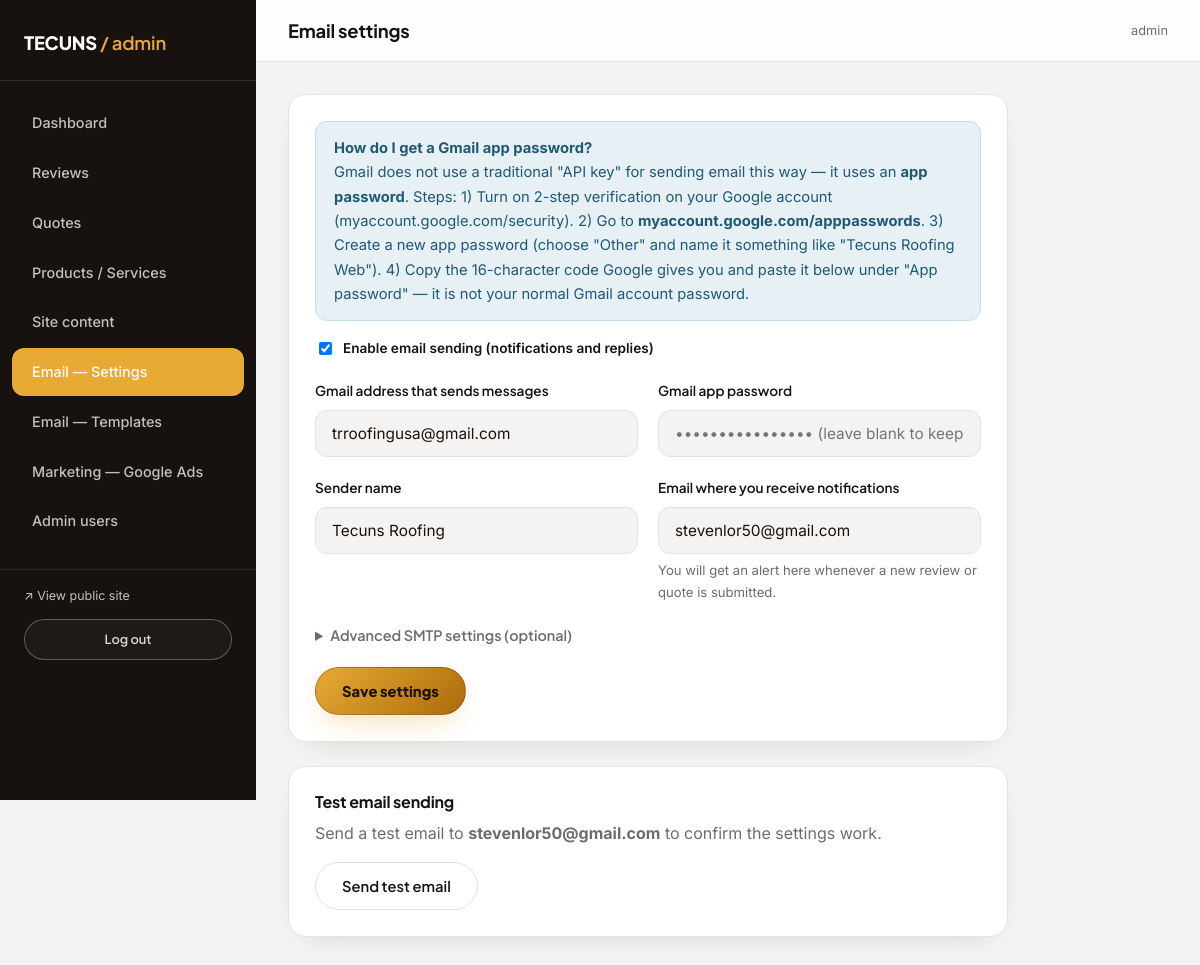
/admin/configuracion/correo (signed in), run on the app's committed database.
### models.py (models this page shows, shortened)
class Admin(UserMixin, db.Model):
    __tablename__ = "admins"
    id = db.Column(db.Integer, primary_key=True)
    username = db.Column(db.String(80), unique=True, nullable=False)
    password_hash = db.Column(db.String(255), nullable=False)
    is_superadmin = db.Column(db.Boolean, default=False)
    created_at = db.Column(db.DateTime, default=datetime.utcnow)

class EmailSettings(db.Model):
    __tablename__ = "email_settings"
    id = db.Column(db.Integer, primary_key=True)
    enabled = db.Column(db.Boolean, default=False)
    smtp_host = db.Column(db.String(120), default="smtp.gmail.com")
    smtp_port = db.Column(db.Integer, default=587)
    smtp_email = db.Column(db.String(150))
    smtp_app_password = db.Column(db.String(255))
    sender_name = db.Column(db.String(150), default="Tecuns Roofing")
    notify_email = db.Column(db.String(150))  # where admin notifications are sent
    updated_at = db.Column(db.DateTime, default=datetime.utcnow, onupdate=datetime.utcnow)

### admin_routes.py (the view, shortened to what this page needs)
@admin_bp.route("/configuracion/correo", methods=["GET", "POST"])
@login_required
def config_correo():
    settings = EmailSettings.query.first()
    if not settings:
        settings = EmailSettings(smtp_host="smtp.gmail.com", smtp_port=587)
        db.session.add(settings)
        db.session.commit()
    return render_template("admin/config_correo.html", settings=settings)

### translations.py (called while the page is built)
def set_language():
    lang = request.cookies.get("lang")
    if lang not in SUPPORTED:
        lang = detect_lang()
    g.lang = lang

def detect_lang():
    accept = request.headers.get("Accept-Language", "")
    primary = accept.split(",")[0].strip().lower()
    code = primary.split(";")[0].split("-")[0].strip()
    return ES if code == ES else EN

def localize(obj, fields):
    lang = getattr(g, "lang", DEFAULT)
    if lang == DEFAULT or not obj:
        return obj
    texts = [getattr(obj, f) for f in fields
             if getattr(obj, f, None) and isinstance(getattr(obj, f), str)]
    mapping = translate_mapping(texts, lang)
    return Localized(obj, fields, mapping)

def localize_service(service):
    return localize(service, list(SERVICE_FIELDS))

### templates/admin/config_correo.html (shortened to what this page needs)
{% extends "admin/base_admin.html" %}
{% block page_title %}Email settings{% endblock %}
{% block admin_content %}
<div class="card-panel" style="max-width:720px;">
  <div class="alert alert-info">
    <strong>How do I get a Gmail app password?</strong><br>
    Gmail does not use a traditional "API key" for sending email this way — it uses an
    <strong>app password</strong>. Steps: 1) Turn on 2-step verification on your Google account
    (myaccount.google.com/security). 2) Go to <strong>myaccount.google.com/apppasswords</strong>. 3) Create a new
    app password (choose "Other" and name it something like "Tecuns Roofing Web"). 4) Copy the 16-character
    code Google gives you and paste it below under "App password" — it is not your normal
    Gmail account password.
  </div>
  <form method="POST" action="{{ url_for('admin.config_correo') }}">
    <div class="form-row">
      <label style="display:flex; align-items:center; gap:8px; text-transform:none; font-family:var(--font-body);">
        <input type="checkbox" name="enabled" style="width:auto;" {% if settings.enabled %}checked{% endif %}>
        Enable email sending (notifications and replies)
      </label>
    </div>
    <div class="form-grid-2">
      <div class="form-row">
        <label for="smtp_email">Gmail address that sends messages</label>
        <input type="text" id="smtp_email" name="smtp_email" value="{{ settings.smtp_email or '' }}" placeholder="yourbusiness@gmail.com">
      </div>
      <div class="form-row">
        <label for="smtp_app_password">Gmail app password</label>
        <input type="password" id="smtp_app_password" name="smtp_app_password" placeholder="{% if settings.smtp_app_password %}•••••••••••••••• (leave blank to keep current){% else %}xxxx xxxx xxxx xxxx{% endif %}">
      </div>
    </div>
    <div class="form-grid-2">
      <div class="form-row">
        <label for="sender_name">Sender name</label>
        <input type="text" id="sender_name" name="sender_name" value="{{ settings.sender_name or 'Tecuns Roofing' }}">
      </div>
      <div class="form-row">
        <label for="notify_email">Email where you receive notifications</label>
        <input type="text" id="notify_email" name="notify_email" value="{{ settings.notify_email or '' }}" placeholder="admin@tecunsroofing.com">
        <p class="hint mb-0">You will get an alert here whenever a new review or quote is submitted.</p>
      </div>
    </div>
    <details style="margin-bottom:20px;">
      <summary style="cursor:pointer; font-family:var(--font-display); font-weight:600; font-size:.9rem; color:var(--steel);">Advanced SMTP settings (optional)</summary>
    </details>
    <button type="submit" class="btn btn-rust">Save settings</button>
  </form>
</div>
<div class="card-panel" style="max-width:720px;">
  <h3 style="text-transform:none; font-size:1rem;">Test email sending</h3>
  <p class="text-steel">Send a test email to <strong>{{ settings.notify_email or settings.smtp_email or 'your configured email' }}</strong> to confirm the settings work.</p>
  <form method="POST" action="{{ url_for('admin.config_correo_probar') }}">
    <button type="submit" class="btn btn-outline-dark">Send test email</button>
  </form>
</div>
{% endblock %}

### templates/admin/base_admin.html (shortened to what this page needs)
<!doctype html>
<html lang="en">
<head>
  <link rel="stylesheet" href="{{ url_for('static', filename='css/style.css') }}">
  <link rel="stylesheet" href="{{ url_for('static', filename='css/admin.css') }}">
</head>
<body class="admin-body">
  <div class="admin-shell">
    <aside class="admin-sidebar">
      <div class="admin-brand">TECUNS <span>/ admin</span></div>
      <nav class="admin-nav">
        <a href="{{ url_for('admin.dashboard') }}" class="{{ 'active' if request.endpoint == 'admin.dashboard' }}">Dashboard</a>
        <a href="{{ url_for('admin.resenas') }}" class="{{ 'active' if request.endpoint and request.endpoint.startswith('admin.') and 'resena' in request.endpoint }}">Reviews</a>
        <a href="{{ url_for('admin.cotizaciones') }}" class="{{ 'active' if request.endpoint and 'cotizacion' in request.endpoint }}">Quotes</a>
        <a href="{{ url_for('admin.servicios') }}" class="{{ 'active' if request.endpoint and 'servicio' in request.endpoint }}">Products / Services</a>
        <a href="{{ url_for('admin.contenido') }}" class="{{ 'active' if request.endpoint and 'contenido' in request.endpoint }}">Site content</a>
        <a href="{{ url_for('admin.config_correo') }}" class="{{ 'active' if request.endpoint == 'admin.config_correo' }}">Email — Settings</a>
        <a href="{{ url_for('admin.plantillas') }}" class="{{ 'active' if request.endpoint == 'admin.plantillas' }}">Email — Templates</a>
        <a href="{{ url_for('admin.config_marketing') }}" class="{{ 'active' if request.endpoint == 'admin.config_marketing' }}">Marketing — Google Ads</a>
        {% if current_user.is_superadmin %}
        <a href="{{ url_for('admin.usuarios') }}" class="{{ 'active' if request.endpoint and 'usuario' in request.endpoint }}">Admin users</a>
        {% endif %}
      </nav>
      <div class="admin-nav-foot">
        <a href="{{ url_for('public.index') }}" target="_blank" style="color:var(--silver); font-family:var(--font-mono); font-size:.78rem; display:block; margin-bottom:12px;">↗ View public site</a>
        <a href="{{ url_for('admin.logout') }}" class="btn btn-outline btn-sm btn-block">Log out</a>
      </div>
    </aside>
    <div class="admin-main">
      <div class="admin-topbar">
        <h1>{% block page_title %}Dashboard{% endblock %}</h1>
        <span class="text-steel" style="font-family:var(--font-mono); font-size:.8rem;">{{ current_user.username }}</span>
      </div>
      <div class="admin-content">
        {% block admin_content %}{% endblock %}
      </div>
    </div>
  </div>
</body>
</html>

### static/css/admin.css (style rules this page uses)
.admin-body { background:var(--offwhite); min-height:100vh; }
.admin-shell { display:flex; min-height:100vh; }
.admin-sidebar { width:256px; flex-shrink:0; background:var(--charcoal); color:var(--silver); padding:28px 0; position:sticky; top:0; height:100vh; overflow-y:auto; }
.admin-brand { font-family:var(--font-display); font-weight:800; color:var(--white); font-size:1.15rem; padding:0 24px 22px; border-bottom:1px solid var(--line); margin-bottom:18px; letter-spacing:-0.01em; }
.admin-brand span { color:var(--rust); font-weight:600; }
.admin-nav a { display:flex; align-items:center; gap:10px; padding:12px 20px; margin:2px 12px; border-radius:var(--radius-sm); font-family:var(--font-body); font-weight:500; font-size:.9rem; letter-spacing:0; text-transform:none; color:var(--silver); }
.admin-nav a.active { background:var(--rust); color:var(--white); }
.admin-nav-foot { margin-top:24px; padding:16px 24px 0; border-top:1px solid var(--line); }
.admin-main { flex:1; min-width:0; }
.admin-topbar { background:rgba(255,255,255,0.9); backdrop-filter:blur(10px); border-bottom:1px solid var(--line-dark); padding:20px 32px; display:flex; justify-content:space-between; align-items:center; position:sticky; top:0; z-index:10; }
.admin-topbar h1 { font-size:1.15rem; margin:0; text-transform:none; }
.admin-content { padding:32px; }
.card-panel { background:var(--white); border:1px solid var(--line-dark); border-radius:var(--radius); padding:26px; margin-bottom:24px; box-shadow:var(--shadow-soft); }
.btn-sm { padding:9px 16px; font-size:.8rem; }

### data on the page
Admin: username "admin"
EmailSettings: enabled "☑", smtp_email "trroofingusa@gmail.com", sender_name "Tecuns Roofing", notify_email "stevenlor50@gmail.com"
